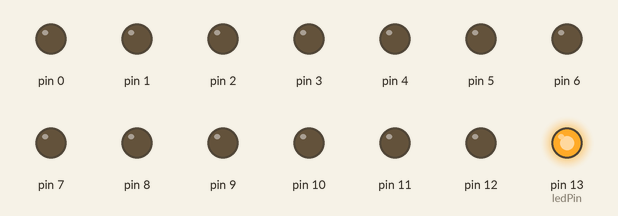
This sketch was run on a simulated Arduino Uno, built with avr-gcc and run on an emulated ATmega328P. Parts: output pins drawn as LEDs (lit = HIGH).

Above: at 0.02 s.
At 2.5 s:
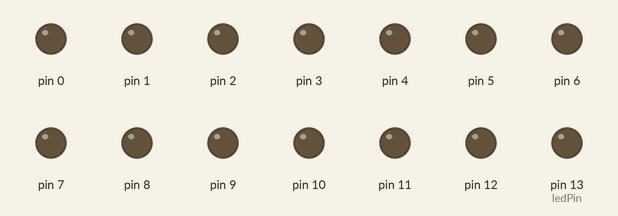
Timing chart, 0 to 6.6 s (numbered marks = the images above):
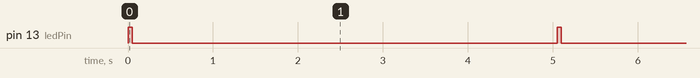

The sketch:

idle.ino
```cpp
int ledPin = 13;

void setup()
{
  // put your setup code here, to run once:
  pinMode(ledPin, OUTPUT);
  for (int i = 0; i < 20; i++)
  {
    pinMode(i, OUTPUT);
    turnOff(i);
  }
}

void loop()
{
  // put your main code here, to run repeatedly:
  turnOn(ledPin);
  delay(50);
  turnOff(ledPin);
  delay(5000);
}

void turnOn(int pin)
{
  digitalWrite(pin, HIGH);
}

void turnOff(int pin)
{
  digitalWrite(pin, LOW);
}
```

Measured:
- by itself, pin 13 (ledPin): alternates HIGH for 0.05 s and LOW for 5.0 s
